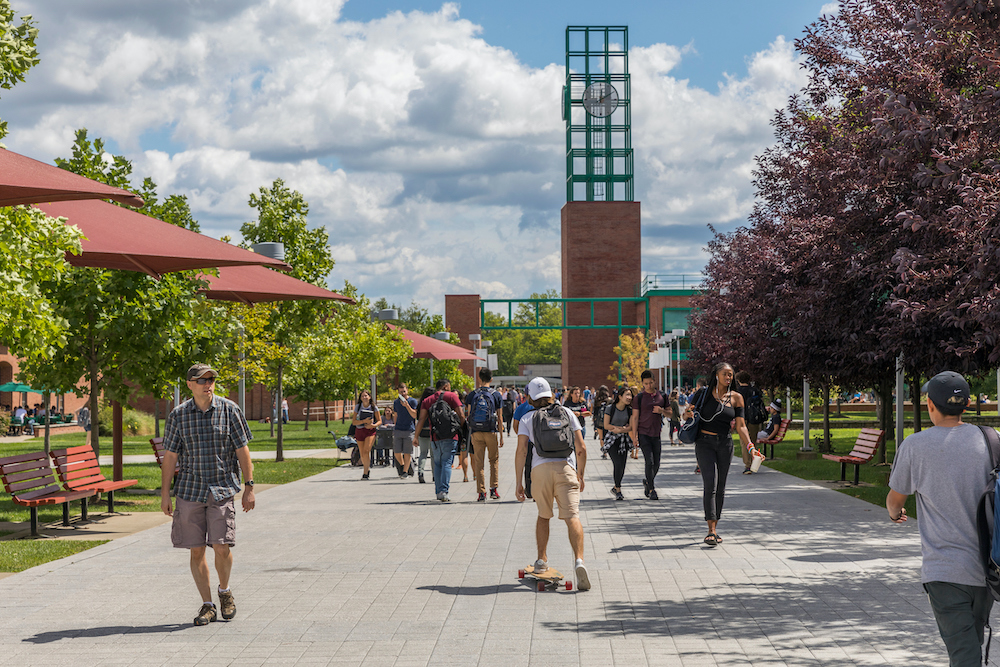
#> input picture room_finder_flutter_app/assets/images/HomePage.jpg, 1000 x 667 px
$ python node_plotter.py
#> lines starting #> are read from the running program, lines starting #| are printed output that depends on the picture; after the words box and inside, x2 and y2 are one past the last pixel; in counts of white or black regions, pixels touching at a corner belong together
#> the answer given: ../room_finder_flutter_app/assets/images/HomePage.jpg
import os
import cv2
import numpy as np
import json
import re
import tkinter as tk
from tkinter import filedialog

class ImageViewer:
    def __init__(self, image_path, points=None):
        if points is None:
            points = []
        self.image_path = image_path
        self.image = cv2.imread(self.image_path)
#> self.image is the input picture: shape (667, 1000, 3); mean B, G, R 122.9, 130.4, 132.5
        self.window_name = 'Image Viewer'
        self.zoom = 1.0
        self.offset_x = 0
        self.offset_y = 0
        self.dragging = False
        self.last_x = 0
        self.last_y = 0
        self.points = points  #[x, y, label, connections]
        self.is_connecting = False
        self.selected_point = None
        self.connection_color = (255, 165, 0)
        self.point_color = (0, 0, 255)
        self.point_size = 3
        self.is_plotting = True

        self.guidelines = {'h': [], 'v': []} #store coords in image space
        self.is_guideline_mode = False
        self.guideline_color = (0, 255, 0)
        self.adding_guideline = False
        self.click_start_x = 0
        self.click_start_y = 0

        self.hide_instructions = False


    # [42 lines left out: functions screen_to_image_coords, image_to_screen_coords, find_closest_point, find_closest_guideline, not called in this run]

    def get_display_image(self):
        h, w = self.image.shape[:2]
#> h = 667; w = 1000
        m = np.float32([[self.zoom, 0, self.offset_x], [0, self.zoom, self.offset_y]]) #get affine matrix to represent zoom scale and offset (dragging)
        display_image = cv2.warpAffine(self.image, m, (w, h)) #apply the matrix to the image
        self.draw_overlays(display_image)
        return display_image


    # [150 lines left out: functions add_label, mouse_callback, not called in this run]


    def draw_overlays(self, display_image):

        #draw points, connections and guidelines within the viewable image
        for idx, point in enumerate(self.points):
            px, py, label, connections = point
            point_x, point_y = self.image_to_screen_coords(px, py)
            if 0 <= point_x < display_image.shape[1] and 0 <= point_y < display_image.shape[0]: #check if the point is supposed to be viewable on the current screen
                cv2.circle(display_image, (int(point_x), int(point_y)), self.point_size, self.point_color, -1)
                cv2.putText(display_image, label,(int(point_x), int(point_y - 10)), cv2.FONT_HERSHEY_SIMPLEX, 0.5, self.point_color, 1)

                for connected_point in connections:
                    connected_point_x, connected_point_y = self.image_to_screen_coords(self.points[connected_point][0], self.points[connected_point][1])
                    cv2.line(display_image, (int(point_x), int(point_y)),(int(connected_point_x), int(connected_point_y)), self.connection_color, 2)

        #draw guidelines
        h, w = display_image.shape[:2]
#> h = 667; w = 1000
        dash_length = 10
        for h_coord in self.guidelines['h']:
            _, screen_y = self.image_to_screen_coords(0, h_coord)
            if 0 <= screen_y < h: #check if the guideline is viewable on the current display image
                for x in range(0, w, dash_length):
                    dash_end_x = min(x + dash_length, w)
                    cv2.line(display_image, (x, int(screen_y)),(dash_end_x, int(screen_y)), self.guideline_color, 1)

        for v_coord in self.guidelines['v']:
            screen_x, _ = self.image_to_screen_coords(v_coord, 0)
            if 0 <= screen_x < w:
                for y in range(0, h, dash_length):
                    dash_end_y = min(y + dash_length, h)
                    cv2.line(display_image, (int(screen_x), y),(int(screen_x), dash_end_y), self.guideline_color, 1)

    def export_points(self):
        floor_num = "0" #default value
        filename = self.image_path[:self.image_path.index(".")] #remove the file extension
        filename = filename + "_data.json"

        #use regex to find the last consecutive sequence of integers before the file extension
        match = re.search(r'(\d+)(?=\.\w+$)', self.image_path)
        if match:
            floor_num = match.group(1)  #first captured group

        #create nodes dictionary with proper format
        nodes = {}
        for idx, (x, y, label, connections) in enumerate(self.points):
            node_id = f"{floor_num}-{idx}"

            connections_str = ''
            for connection in connections:
                connected_point_id = f"{floor_num}-{connection}"
                if len(connections_str) > 0:
                    connections_str = connections_str + ","
                connections_str = connections_str + connected_point_id

            if label: #this is user assigned name to each point
                pass
            else:
                label = ""

            nodes[node_id] = {
                "xPos": int(x),
                "yPos": int(y),
                "rooms": label,
                "connections": connections_str
            }

        #create final json
        data = {
            "floor": int(floor_num),
            "nodes": nodes
        }

        #export to file
        with open(filename, 'w') as f:
            json.dump(data, f, indent=4)
        print(f"Points exported to {filename}")


    def display(self):
        cv2.namedWindow(self.window_name)

        while True:
            display_image = self.get_display_image()
            cv2.setMouseCallback(self.window_name, self.mouse_callback, param=display_image)

            if self.is_connecting:
                mode = "Connecting"
            elif self.is_guideline_mode:
                mode = "Guidelines"
            elif self.is_plotting:
                mode = "Point Plotting"
            else:
                mode = "Pan"

            instructions = [
                f"Mode: {mode}",
                "H: Hide these Instructions",
                "D: Pan Mode",
                "G: Guideline Mode",
                "P: Point Plotting Mode:",
                "C: Connection Mode:",
                "E: Export points",
                "ESC: Exit",
                "Pan Mode:",
                "   Left Click + Drag: Pan",
                "   Mouse Wheel: Zoom",
                "Guideline Mode:",
                "   Left Click: Add guide",
                "   Shift + Left Click: Remove guide",
                "Point Plotting Mode:",
                "   Left Click: Add point + label",
                "   Shift + Left Click: Remove point",
                "Connection Mode:",
                "   Left Click: Select/Connect points",
                "   Shift + Left Click: Clear connections to point"

            ]

            if not self.hide_instructions:
                for i, text in enumerate(instructions):
                    y = 30 + i * 20
                    cv2.putText(display_image, text, (10, y),
                                cv2.FONT_HERSHEY_SIMPLEX, 0.5, (255, 255, 255), 2)
                    cv2.putText(display_image, text, (10, y),
                                cv2.FONT_HERSHEY_SIMPLEX, 0.5, (0, 0, 0), 1)
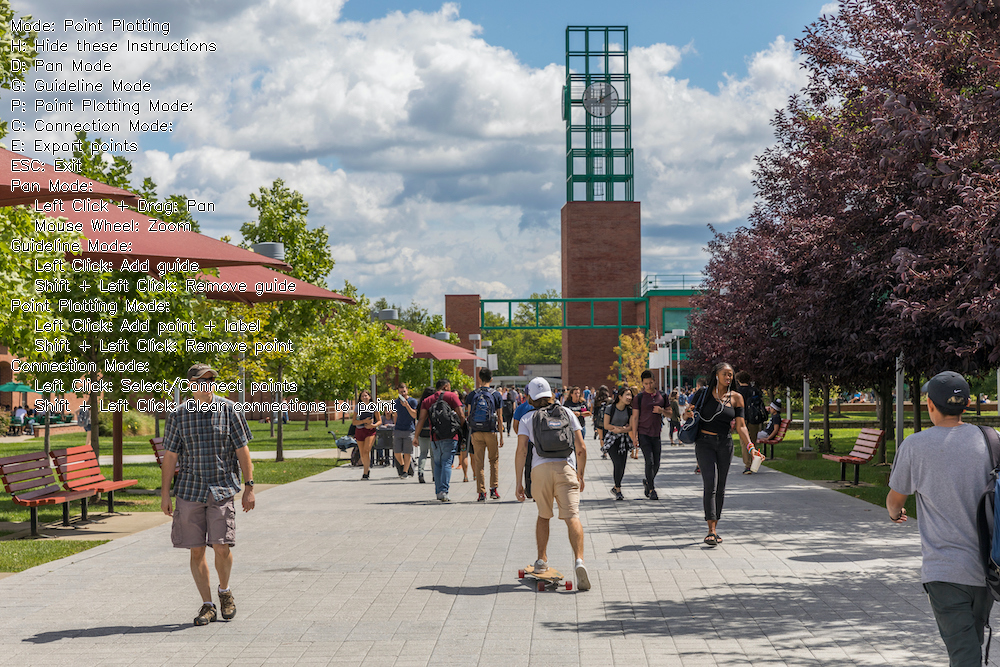
#> display_image: shape (667, 1000, 3); 3.37% of pixels changed, all inside (x1, y1, x2, y2) = (11, 18, 397, 416)

            cv2.imshow(self.window_name, display_image)

            key = cv2.waitKey(1) & 0xFF
#> (key e is pressed here)
            if key == 27:  #esc
                break
            elif key == ord('c') or  key == ord('C'): #connecting points mode
                self.is_connecting = True
                self.is_plotting = False
                self.is_guideline_mode = False
                self.selected_point = None

            elif key == ord('e') or  key == ord('E'): #export to json
                self.export_points()


            elif key == ord('p') or key == ord('P'): #point plotting mode
                self.is_connecting = False
                self.is_plotting = True
                self.is_guideline_mode = False
                self.selected_point = None

            elif key == ord('g') or key == ord('G'): #guideline mode
                self.is_connecting = False
                self.is_plotting = False
                self.is_guideline_mode = True
                self.selected_point = None

            elif key == ord('d') or key == ord('D'): #panning mode
                self.is_connecting = False
                self.is_plotting = False
                self.is_guideline_mode = False
                self.selected_point = None

            elif key == ord('h') or key == ord('H'):
                self.hide_instructions = not self.hide_instructions


        cv2.destroyAllWindows()


# [22 lines left out: function get_points, not called in this run]


if __name__ == "__main__":
    root = tk.Tk()
    root.withdraw()
    file_path = filedialog.askopenfilename() #path to file, the last number/s will be automatically read as the floor number. If not numbers are present floor number defaults to 0

    existing_points = None
    directory = os.path.dirname(file_path)
    base_name = os.path.splitext(os.path.basename(file_path))[0]


    for file in os.listdir(directory):
        if base_name in file and file.endswith('.json'):
            existing_points = file
            break


    if existing_points:
        points = get_points(existing_points)
        viewer = ImageViewer(file_path, points)
        viewer.display()

    elif not existing_points:
        viewer = ImageViewer(file_path, points=None)
        viewer.display()
